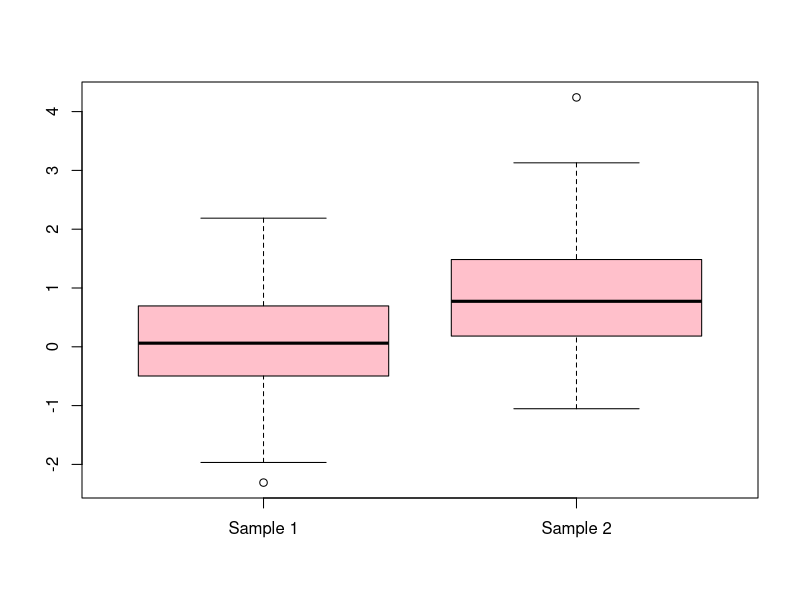
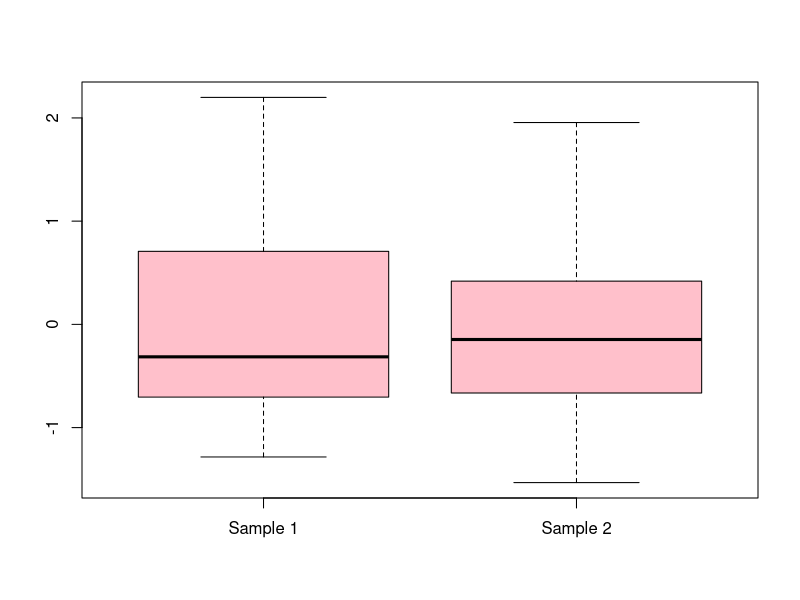
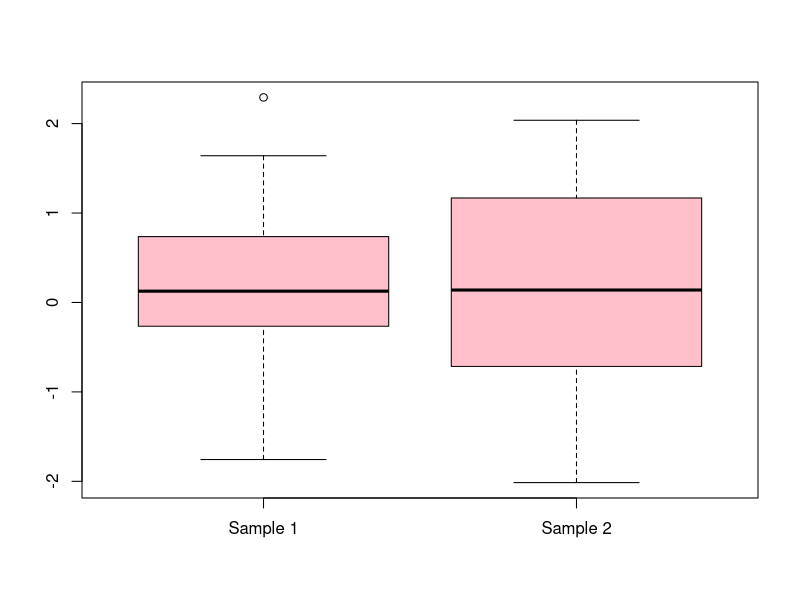

The R source for these figures, in order:
## ---- chunk 1
library(knitr)
knitr::opts_chunk$set(comment = NA, fig.align = 'center', fig.height = 5, fig.width = 5, prompt = FALSE, highlight = TRUE, tidy = FALSE, warning = FALSE, message = FALSE, tidy.opts=list(blank = TRUE, width.cutoff = 80))
## ---- chunk 2
plot
## ---- chunk 3
methods(plot)
## ---- chunk 4
getAnywhere(plot.density)
## ---- chunk 5
ttest <- function(x, y, alpha = 1/20, alternative = "two.sided", ...){
  if(is.null(class(x))){
    class(x) <- data.class(x)
  }
  UseMethod("ttest")
}
## ---- chunk 6
ttest.default <- function(x, y, alpha = 1/20, alternative = "two.sided", ...){
  choices <- c("two.sided", "greater", "less")
  alt <- pmatch(alternative, choices)
  alternative <- choices[alt]
  # add some checks here
  yok <- !is.na(y)
  xok <- !is.na(x)
  x <- x[xok]
  y <- y[yok]
  n1 <- length(x)
  n2 <- length(y)
  ndf <- n1 + n2 - 2
  s2 <- ((n1 - 1)*var(x) + (n2 - 1)*var(y))/ndf
  tstat <- (mean(x) - mean(y))/sqrt(s2*(1/n1 + 1/n2))
  # tails
  if(alternative == "two.sided"){
    tail.area <- 2 * (1 - pt(abs(tstat), ndf))
  } else if(alternative == "less") {
    tail.area <- pt(tstat, ndf)
  } else {
    tail.area <- 1 - pt(tstat, ndf)
  }
  results <- list("t-stat" = tstat, d.f. = ndf, y1 = x, y2 = y,
                  alternative = alternative, tail.area = tail.area,
                  reject = tail.area < alpha, alpha = alpha)
  class(results) <- "my.t.test"
  results
}
## ---- chunk 7
print.my.t.test <- function(x, ...){
  cat("\n")
  cat("My Monday Night Modified 2 Sample Equal Variance t-test", "\n")
  cat("\n")
  cat(paste("Alternative hypothesis:", x[5]), "\n")
  cat(paste("Reject the null hypothesis:", x[7]), "\n")
  cat("\n")
  print(round(unlist(x[c(1, 2, 6)]), 4))
  invisible(x)
}
## ---- chunk 8
plot.my.t.test <- function(x, ...){
  boxplot(x[c("y1", "y2")], col = "pink",
          names = c("Sample 1", "Sample 2"), ...)
}
## ---- chunk 9
ttest.matrix <- function(x, ...){
  ttest(x[, 1], x[, 2])
}

ttest.list <- function(x, ...){
  ttest(x = x[[1]], y = x[[2]])
}
## ---- chunk 10
set.seed(123)
TT <- ttest(rnorm(100, 0, 1), rnorm(100, 1, 1))
TT 
print(TT)
plot(TT)
Mx1x2 <- matrix(rnorm(60, 0, 1), nrow = 30)
class(Mx1x2)
TM <- ttest(Mx1x2)
TM
plot(TM)
mylist <- list(xl = rnorm(30), yl = rnorm(30))
class(mylist)
ttest(mylist)
plot(ttest(mylist))
## ---- chunk 11
methods(ttest)
## ---- chunk 12
methods(print)[111:120]
## ---- chunk 13
methods(plot)
## ---- chunk 14
getAnywhere(print.my.t.test)
